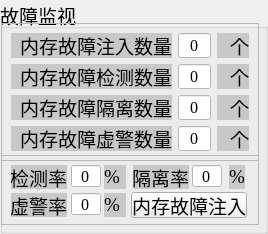
          <widget class="QGroupBox" name="groupBox_15">
           <property name="sizePolicy">
            <sizepolicy hsizetype="Expanding" vsizetype="Expanding">
             <horstretch>0</horstretch>
             <verstretch>0</verstretch>
            </sizepolicy>
           </property>
           <property name="font">
            <font>
             <pointsize>14</pointsize>
            </font>
           </property>
           <property name="title">
            <string>故障监视</string>
           </property>
           <widget class="QFrame" name="frame_29">
            <property name="geometry">
             <rect>
              <x>1</x>
              <y>23</y>
              <width>258</width>
              <height>138</height>
             </rect>
            </property>
            <property name="sizePolicy">
             <sizepolicy hsizetype="Expanding" vsizetype="Expanding">
              <horstretch>0</horstretch>
              <verstretch>0</verstretch>
             </sizepolicy>
            </property>
            <property name="styleSheet">
             <string notr="true">border-width:0px;</string>
            </property>
            <property name="frameShape">
             <enum>QFrame::StyledPanel</enum>
            </property>
            <property name="frameShadow">
             <enum>QFrame::Raised</enum>
            </property>
            <layout class="QGridLayout" name="gridLayout_16" rowstretch="1,1,1,1" columnstretch="5,1,1">
             <item row="0" column="0">
              <widget class="QLabel" name="label_144">
               <property name="sizePolicy">
                <sizepolicy hsizetype="Expanding" vsizetype="Expanding">
                 <horstretch>0</horstretch>
                 <verstretch>0</verstretch>
                </sizepolicy>
               </property>
               <property name="font">
                <font>
                 <family>华光楷体二_CNKI</family>
                 <pointsize>14</pointsize>
                </font>
               </property>
               <property name="styleSheet">
                <string notr="true">background-color:rgb(200,200,200);color:black;border: 0px</string>
               </property>
               <property name="text">
                <string>内存故障注入数量</string>
               </property>
               <property name="alignment">
                <set>Qt::AlignRight|Qt::AlignTrailing|Qt::AlignVCenter</set>
               </property>
              </widget>
             </item>
             <item row="0" column="1">
              <widget class="QLineEdit" name="lineEdit_39">
               <property name="sizePolicy">
                <sizepolicy hsizetype="Expanding" vsizetype="Expanding">
                 <horstretch>0</horstretch>
                 <verstretch>0</verstretch>
                </sizepolicy>
               </property>
               <property name="maximumSize">
                <size>
                 <width>40</width>
                 <height>16777215</height>
                </size>
               </property>
               <property name="font">
                <font>
                 <family>Times New Roman</family>
                 <pointsize>12</pointsize>
                </font>
               </property>
               <property name="cursor">
                <cursorShape>IBeamCursor</cursorShape>
               </property>
               <property name="styleSheet">
                <string notr="true">background-color:white;</string>
               </property>
               <property name="text">
                <string>0</string>
               </property>
               <property name="alignment">
                <set>Qt::AlignCenter</set>
               </property>
              </widget>
             </item>
             <item row="0" column="2">
              <widget class="QLabel" name="label_145">
               <property name="sizePolicy">
                <sizepolicy hsizetype="Expanding" vsizetype="Expanding">
                 <horstretch>0</horstretch>
                 <verstretch>0</verstretch>
                </sizepolicy>
               </property>
               <property name="font">
                <font>
                 <family>华光楷体二_CNKI</family>
                 <pointsize>14</pointsize>
                </font>
               </property>
               <property name="styleSheet">
                <string notr="true">background-color:rgb(200,200,200);color:black;border: 0px</string>
               </property>
               <property name="text">
                <string>个</string>
               </property>
               <property name="alignment">
                <set>Qt::AlignRight|Qt::AlignTrailing|Qt::AlignVCenter</set>
               </property>
              </widget>
             </item>
             <item row="1" column="0">
              <widget class="QLabel" name="label_146">
               <property name="sizePolicy">
                <sizepolicy hsizetype="Expanding" vsizetype="Expanding">
                 <horstretch>0</horstretch>
                 <verstretch>0</verstretch>
                </sizepolicy>
               </property>
               <property name="font">
                <font>
                 <family>华光楷体二_CNKI</family>
                 <pointsize>14</pointsize>
                </font>
               </property>
               <property name="styleSheet">
                <string notr="true">background-color:rgb(200,200,200);color:black;border: 0px</string>
               </property>
               <property name="text">
                <string>内存故障检测数量</string>
               </property>
               <property name="alignment">
                <set>Qt::AlignRight|Qt::AlignTrailing|Qt::AlignVCenter</set>
               </property>
              </widget>
             </item>
             <item row="1" column="1">
              <widget class="QLineEdit" name="lineEdit_40">
               <property name="sizePolicy">
                <sizepolicy hsizetype="Expanding" vsizetype="Expanding">
                 <horstretch>0</horstretch>
                 <verstretch>0</verstretch>
                </sizepolicy>
               </property>
               <property name="maximumSize">
                <size>
                 <width>40</width>
                 <height>16777215</height>
                </size>
               </property>
               <property name="font">
                <font>
                 <family>Times New Roman</family>
                 <pointsize>12</pointsize>
                </font>
               </property>
               <property name="styleSheet">
                <string notr="true">background-color:white;</string>
               </property>
               <property name="text">
                <string>0</string>
               </property>
               <property name="alignment">
                <set>Qt::AlignCenter</set>
               </property>
              </widget>
             </item>
             <item row="1" column="2">
              <widget class="QLabel" name="label_147">
               <property name="sizePolicy">
                <sizepolicy hsizetype="Expanding" vsizetype="Expanding">
                 <horstretch>0</horstretch>
                 <verstretch>0</verstretch>
                </sizepolicy>
               </property>
               <property name="font">
                <font>
                 <family>华光楷体二_CNKI</family>
                 <pointsize>14</pointsize>
                </font>
               </property>
               <property name="styleSheet">
                <string notr="true">background-color:rgb(200,200,200);color:black;border: 0px</string>
               </property>
               <property name="text">
                <string>个</string>
               </property>
               <property name="alignment">
                <set>Qt::AlignRight|Qt::AlignTrailing|Qt::AlignVCenter</set>
               </property>
              </widget>
             </item>
             <item row="2" column="0">
              <widget class="QLabel" name="label_148">
               <property name="sizePolicy">
                <sizepolicy hsizetype="Expanding" vsizetype="Expanding">
                 <horstretch>0</horstretch>
                 <verstretch>0</verstretch>
                </sizepolicy>
               </property>
               <property name="font">
                <font>
                 <family>华光楷体二_CNKI</family>
                 <pointsize>14</pointsize>
                </font>
               </property>
               <property name="styleSheet">
                <string notr="true">background-color:rgb(200,200,200);color:black;border: 0px</string>
               </property>
               <property name="text">
                <string>内存故障隔离数量</string>
               </property>
               <property name="alignment">
                <set>Qt::AlignRight|Qt::AlignTrailing|Qt::AlignVCenter</set>
               </property>
              </widget>
             </item>
             <item row="2" column="1">
              <widget class="QLineEdit" name="lineEdit_41">
               <property name="sizePolicy">
                <sizepolicy hsizetype="Expanding" vsizetype="Expanding">
                 <horstretch>0</horstretch>
                 <verstretch>0</verstretch>
                </sizepolicy>
               </property>
               <property name="maximumSize">
                <size>
                 <width>40</width>
                 <height>16777215</height>
                </size>
               </property>
               <property name="font">
                <font>
                 <family>Times New Roman</family>
                 <pointsize>12</pointsize>
                </font>
               </property>
               <property name="cursor">
                <cursorShape>IBeamCursor</cursorShape>
               </property>
               <property name="styleSheet">
                <string notr="true">background-color:white;</string>
               </property>
               <property name="text">
                <string>0</string>
               </property>
               <property name="alignment">
                <set>Qt::AlignCenter</set>
               </property>
              </widget>
             </item>
             <item row="2" column="2">
              <widget class="QLabel" name="label_149">
               <property name="sizePolicy">
                <sizepolicy hsizetype="Expanding" vsizetype="Expanding">
                 <horstretch>0</horstretch>
                 <verstretch>0</verstretch>
                </sizepolicy>
               </property>
               <property name="font">
                <font>
                 <family>华光楷体二_CNKI</family>
                 <pointsize>14</pointsize>
                </font>
               </property>
               <property name="styleSheet">
                <string notr="true">background-color:rgb(200,200,200);color:black;border: 0px</string>
               </property>
               <property name="text">
                <string>个</string>
               </property>
               <property name="alignment">
                <set>Qt::AlignRight|Qt::AlignTrailing|Qt::AlignVCenter</set>
               </property>
              </widget>
             </item>
             <item row="3" column="0">
              <widget class="QLabel" name="label_150">
               <property name="sizePolicy">
                <sizepolicy hsizetype="Expanding" vsizetype="Expanding">
                 <horstretch>0</horstretch>
                 <verstretch>0</verstretch>
                </sizepolicy>
               </property>
               <property name="font">
                <font>
                 <family>华光楷体二_CNKI</family>
                 <pointsize>14</pointsize>
                </font>
               </property>
               <property name="styleSheet">
                <string notr="true">background-color:rgb(200,200,200);color:black;border: 0px</string>
               </property>
               <property name="text">
                <string>内存故障虚警数量</string>
               </property>
               <property name="alignment">
                <set>Qt::AlignRight|Qt::AlignTrailing|Qt::AlignVCenter</set>
               </property>
              </widget>
             </item>
             <item row="3" column="1">
              <widget class="QLineEdit" name="lineEdit_42">
               <property name="sizePolicy">
                <sizepolicy hsizetype="Expanding" vsizetype="Expanding">
                 <horstretch>0</horstretch>
                 <verstretch>0</verstretch>
                </sizepolicy>
               </property>
               <property name="maximumSize">
                <size>
                 <width>40</width>
                 <height>16777215</height>
                </size>
               </property>
               <property name="font">
                <font>
                 <family>Times New Roman</family>
                 <pointsize>12</pointsize>
                </font>
               </property>
               <property name="styleSheet">
                <string notr="true">background-color:white;</string>
               </property>
               <property name="text">
                <string>0</string>
               </property>
               <property name="alignment">
                <set>Qt::AlignCenter</set>
               </property>
              </widget>
             </item>
             <item row="3" column="2">
              <widget class="QLabel" name="label_151">
               <property name="sizePolicy">
                <sizepolicy hsizetype="Expanding" vsizetype="Expanding">
                 <horstretch>0</horstretch>
                 <verstretch>0</verstretch>
                </sizepolicy>
               </property>
               <property name="font">
                <font>
                 <family>华光楷体二_CNKI</family>
                 <pointsize>14</pointsize>
                </font>
               </property>
               <property name="styleSheet">
                <string notr="true">background-color:rgb(200,200,200);color:black;border: 0px</string>
               </property>
               <property name="text">
                <string>个</string>
               </property>
               <property name="alignment">
                <set>Qt::AlignRight|Qt::AlignTrailing|Qt::AlignVCenter</set>
               </property>
              </widget>
             </item>
            </layout>
           </widget>
           <widget class="QFrame" name="frame_30">
            <property name="geometry">
             <rect>
              <x>1</x>
              <y>155</y>
              <width>258</width>
              <height>70</height>
             </rect>
            </property>
            <property name="sizePolicy">
             <sizepolicy hsizetype="Expanding" vsizetype="Expanding">
              <horstretch>0</horstretch>
              <verstretch>0</verstretch>
             </sizepolicy>
            </property>
            <property name="styleSheet">
             <string notr="true">border-width:0px;</string>
            </property>
            <property name="frameShape">
             <enum>QFrame::StyledPanel</enum>
            </property>
            <property name="frameShadow">
             <enum>QFrame::Raised</enum>
            </property>
            <widget class="QLabel" name="label_152">
             <property name="geometry">
              <rect>
               <x>10</x>
               <y>10</y>
               <width>56</width>
               <height>24</height>
              </rect>
             </property>
             <property name="sizePolicy">
              <sizepolicy hsizetype="Expanding" vsizetype="Expanding">
               <horstretch>0</horstretch>
               <verstretch>0</verstretch>
              </sizepolicy>
             </property>
             <property name="font">
              <font>
               <family>华光楷体二_CNKI</family>
               <pointsize>14</pointsize>
              </font>
             </property>
             <property name="styleSheet">
              <string notr="true">background-color:rgb(200,200,200);color:black;border: 0px</string>
             </property>
             <property name="text">
              <string>检测率</string>
             </property>
             <property name="alignment">
              <set>Qt::AlignRight|Qt::AlignTrailing|Qt::AlignVCenter</set>
             </property>
            </widget>
            <widget class="QLineEdit" name="lineEdit_43">
             <property name="geometry">
              <rect>
               <x>70</x>
               <y>10</y>
               <width>30</width>
               <height>22</height>
              </rect>
             </property>
             <property name="sizePolicy">
              <sizepolicy hsizetype="Expanding" vsizetype="Expanding">
               <horstretch>0</horstretch>
               <verstretch>0</verstretch>
              </sizepolicy>
             </property>
             <property name="maximumSize">
              <size>
               <width>30</width>
               <height>16777215</height>
              </size>
             </property>
             <property name="font">
              <font>
               <family>Times New Roman</family>
               <pointsize>12</pointsize>
              </font>
             </property>
             <property name="cursor">
              <cursorShape>IBeamCursor</cursorShape>
             </property>
             <property name="styleSheet">
              <string notr="true">background-color:white;</string>
             </property>
             <property name="text">
              <string>0</string>
             </property>
             <property name="alignment">
              <set>Qt::AlignCenter</set>
             </property>
            </widget>
            <widget class="QLabel" name="label_153">
             <property name="geometry">
              <rect>
               <x>103</x>
               <y>10</y>
               <width>22</width>
               <height>24</height>
              </rect>
             </property>
             <property name="sizePolicy">
              <sizepolicy hsizetype="Expanding" vsizetype="Expanding">
               <horstretch>0</horstretch>
               <verstretch>0</verstretch>
              </sizepolicy>
             </property>
             <property name="font">
              <font>
               <family>Times New Roman</family>
               <pointsize>14</pointsize>
              </font>
             </property>
             <property name="styleSheet">
              <string notr="true">background-color:rgb(200,200,200);color:black;border: 0px</string>
             </property>
             <property name="text">
              <string>%  </string>
             </property>
             <property name="alignment">
              <set>Qt::AlignLeading|Qt::AlignLeft|Qt::AlignVCenter</set>
             </property>
            </widget>
            <widget class="QLabel" name="label_154">
             <property name="geometry">
              <rect>
               <x>132</x>
               <y>10</y>
               <width>56</width>
               <height>24</height>
              </rect>
             </property>
             <property name="sizePolicy">
              <sizepolicy hsizetype="Expanding" vsizetype="Expanding">
               <horstretch>0</horstretch>
               <verstretch>0</verstretch>
              </sizepolicy>
             </property>
             <property name="font">
              <font>
               <family>华光楷体二_CNKI</family>
               <pointsize>14</pointsize>
              </font>
             </property>
             <property name="styleSheet">
              <string notr="true">background-color:rgb(200,200,200);color:black;border: 0px</string>
             </property>
             <property name="text">
              <string>隔离率</string>
             </property>
             <property name="alignment">
              <set>Qt::AlignRight|Qt::AlignTrailing|Qt::AlignVCenter</set>
             </property>
            </widget>
            <widget class="QLineEdit" name="lineEdit_44">
             <property name="geometry">
              <rect>
               <x>191</x>
               <y>10</y>
               <width>30</width>
               <height>22</height>
              </rect>
             </property>
             <property name="maximumSize">
              <size>
               <width>30</width>
               <height>16777215</height>
              </size>
             </property>
             <property name="font">
              <font>
               <family>Times New Roman</family>
               <pointsize>12</pointsize>
              </font>
             </property>
             <property name="styleSheet">
              <string notr="true">background-color:white;</string>
             </property>
             <property name="text">
              <string>0</string>
             </property>
             <property name="alignment">
              <set>Qt::AlignCenter</set>
             </property>
            </widget>
            <widget class="QLabel" name="label_155">
             <property name="geometry">
              <rect>
               <x>228</x>
               <y>10</y>
               <width>16</width>
               <height>24</height>
              </rect>
             </property>
             <property name="sizePolicy">
              <sizepolicy hsizetype="Expanding" vsizetype="Expanding">
               <horstretch>0</horstretch>
               <verstretch>0</verstretch>
              </sizepolicy>
             </property>
             <property name="font">
              <font>
               <family>Times New Roman</family>
               <pointsize>14</pointsize>
              </font>
             </property>
             <property name="styleSheet">
              <string notr="true">background-color:rgb(200,200,200);color:black;border: 0px</string>
             </property>
             <property name="text">
              <string>%</string>
             </property>
             <property name="alignment">
              <set>Qt::AlignLeading|Qt::AlignLeft|Qt::AlignVCenter</set>
             </property>
            </widget>
            <widget class="QLabel" name="label_156">
             <property name="geometry">
              <rect>
               <x>10</x>
               <y>38</y>
               <width>56</width>
               <height>24</height>
              </rect>
             </property>
             <property name="sizePolicy">
              <sizepolicy hsizetype="Expanding" vsizetype="Expanding">
               <horstretch>0</horstretch>
               <verstretch>0</verstretch>
              </sizepolicy>
             </property>
             <property name="font">
              <font>
               <family>华光楷体二_CNKI</family>
               <pointsize>14</pointsize>
              </font>
             </property>
             <property name="styleSheet">
              <string notr="true">background-color:rgb(200,200,200);color:black;border: 0px</string>
             </property>
             <property name="text">
              <string>虚警率</string>
             </property>
             <property name="alignment">
              <set>Qt::AlignRight|Qt::AlignTrailing|Qt::AlignVCenter</set>
             </property>
            </widget>
            <widget class="QLineEdit" name="lineEdit_45">
             <property name="geometry">
              <rect>
               <x>70</x>
               <y>38</y>
               <width>30</width>
               <height>22</height>
              </rect>
             </property>
             <property name="sizePolicy">
              <sizepolicy hsizetype="Expanding" vsizetype="Expanding">
               <horstretch>0</horstretch>
               <verstretch>0</verstretch>
              </sizepolicy>
             </property>
             <property name="maximumSize">
              <size>
               <width>30</width>
               <height>16777215</height>
              </size>
             </property>
             <property name="font">
              <font>
               <family>Times New Roman</family>
               <pointsize>12</pointsize>
              </font>
             </property>
             <property name="styleSheet">
              <string notr="true">background-color:white;</string>
             </property>
             <property name="text">
              <string>0</string>
             </property>
             <property name="alignment">
              <set>Qt::AlignCenter</set>
             </property>
            </widget>
            <widget class="QLabel" name="label_157">
             <property name="geometry">
              <rect>
               <x>103</x>
               <y>38</y>
               <width>22</width>
               <height>24</height>
              </rect>
             </property>
             <property name="sizePolicy">
              <sizepolicy hsizetype="Expanding" vsizetype="Expanding">
               <horstretch>0</horstretch>
               <verstretch>0</verstretch>
              </sizepolicy>
             </property>
             <property name="font">
              <font>
               <family>Times New Roman</family>
               <pointsize>14</pointsize>
              </font>
             </property>
             <property name="styleSheet">
              <string notr="true">background-color:rgb(200,200,200);color:black;border: 0px</string>
             </property>
             <property name="text">
              <string>%  </string>
             </property>
             <property name="alignment">
              <set>Qt::AlignLeading|Qt::AlignLeft|Qt::AlignVCenter</set>
             </property>
            </widget>
            <widget class="QPushButton" name="pushButton_6">
             <property name="geometry">
              <rect>
               <x>130</x>
               <y>37</y>
               <width>116</width>
               <height>26</height>
              </rect>
             </property>
             <property name="sizePolicy">
              <sizepolicy hsizetype="Minimum" vsizetype="Expanding">
               <horstretch>0</horstretch>
               <verstretch>0</verstretch>
              </sizepolicy>
             </property>
             <property name="font">
              <font>
               <family>华光楷体二_CNKI</family>
               <pointsize>14</pointsize>
              </font>
             </property>
             <property name="styleSheet">
              <string notr="true">color:black;</string>
             </property>
             <property name="text">
              <string>内存故障注入</string>
             </property>
            </widget>
           </widget>
          </widget>
